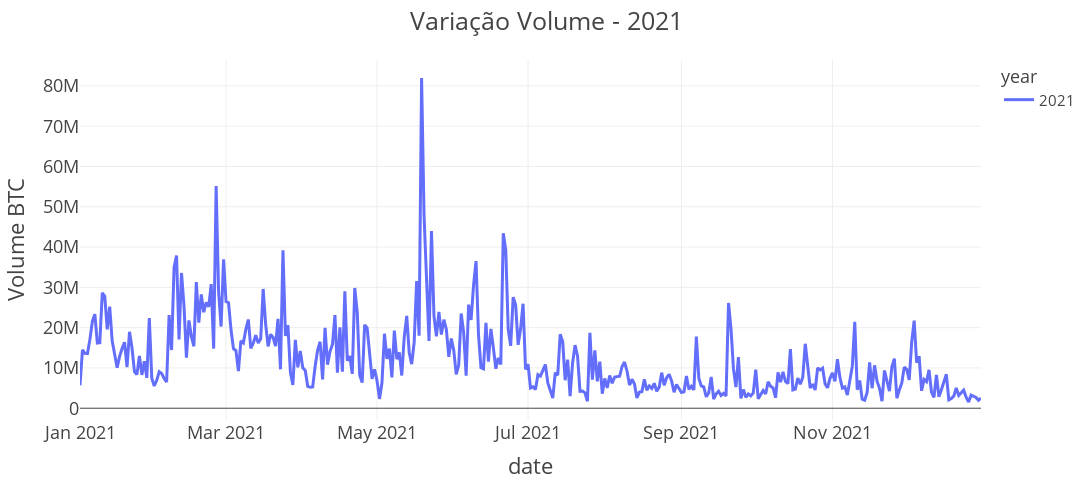

Here is the notebook cell this chart was saved with:
### Markdown cell above
- Logo de cara, o que chamou nossa atenção foi o valor discrepante no máximo de 2021. Então, também decidimos observar esse valor de perto, para ter certeza que esse valor também não é fruto de algum erro na inserção de dados.

### Code cell
fig=px.line(data_frame=btc_dataset[btc_dataset['year']==2021], y='Volume BTC', x='date', color='year')

fig.update_layout(
    title='Variação Volume - 2021',
    autosize=False,
    width=1300,
    height=500,
    legend=dict(font=dict(size= 15)),
    template='presentation')

### Figure 1 — Plotly figure (JSON) as saved in the notebook; plotly's stock layout.template omitted (floating-point values rounded to 4 significant figures; data arrays with more than 128 entries replaced by an {"elided": "..."} marker saying what was removed)
{"data": [{"hovertemplate": "year=2021<br>date=%{x}<br>Volume BTC=%{y}<extra></extra>", "legendgroup": "2021", "line": {"color": "#636efa", "dash": "solid"}, "marker": {"symbol": "circle"}, "mode": "lines", "name": "2021", "orientation": "v", "showlegend": true, "type": "scatter", "x": {"elided": "365 str values"}, "xaxis": "x", "y": {"elided": "365 float values"}, "yaxis": "y"}], "layout": {"autosize": false, "height": 500, "legend": {"font": {"size": 15}, "title": {"text": "year"}, "tracegroupgap": 0}, "margin": {"t": 60}, "title": {"text": "Variação Volume - 2021"}, "width": 1300, "xaxis": {"anchor": "y", "domain": [0, 1], "title": {"text": "date"}}, "yaxis": {"anchor": "x", "domain": [0, 1], "title": {"text": "Volume BTC"}}}}
